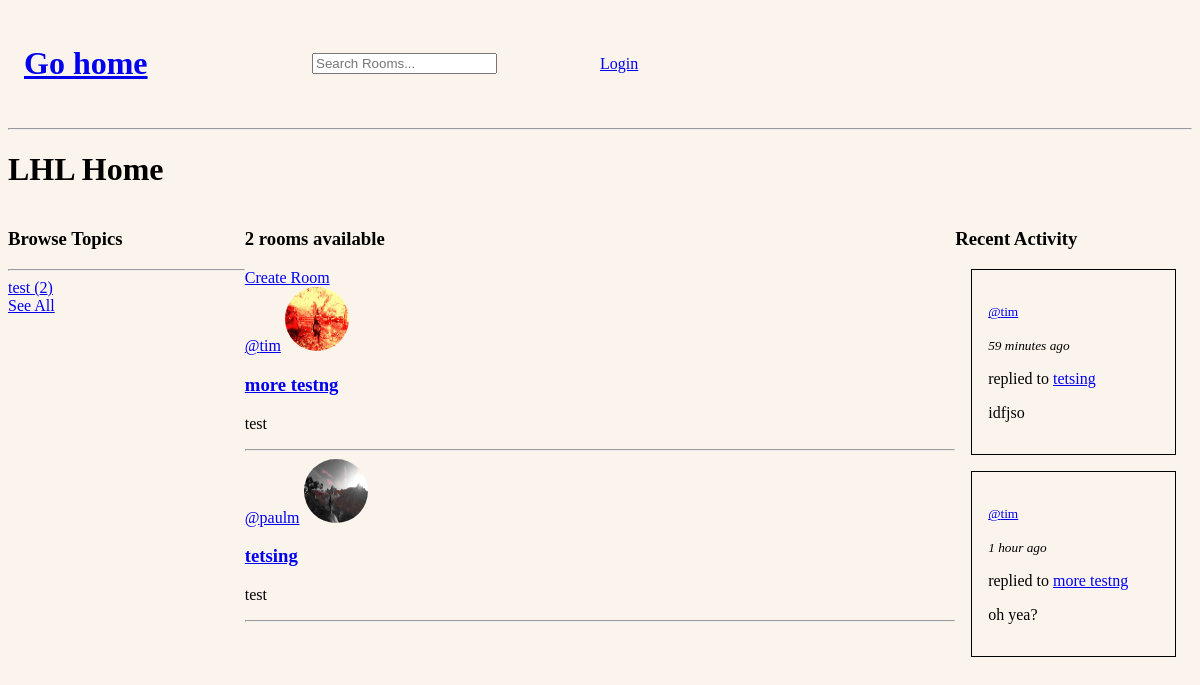
The page / on the database its author committed.
### base/models.py (models this page shows, shortened)
class Topic(models.Model):
    name = models.CharField(max_length=200)

class Room(models.Model):
    host = models.ForeignKey(User, on_delete=models.SET_NULL, null=True)
    topic =  models.ForeignKey(Topic, on_delete=models.SET_NULL, null=True)
    name = models.CharField(max_length=200)
    desc = models.TextField(null=True, blank=True)
    participants = models.ManyToManyField(User, related_name="participants", blank=True)
    updated = models.DateTimeField(auto_now=True)
    created = models.DateTimeField(auto_now_add=True)
    class Meta:
        ordering = ["-updated", "-created"]
    def __str__(self):
        return str(self.name)

class User(AbstractUser):
    username = models.CharField(unique=True, max_length=200, null=True)
    email = models.EmailField(unique=True, null=True)
    bio = models.TextField(null=True)
    avatar = models.ImageField(null=True, default="sens.jpg")
    USERNAME_FIELD = "username"
    REQUIRED_FIELDS = []

class Message(models.Model):
    user = models.ForeignKey(User, on_delete=models.CASCADE)
    room = models.ForeignKey(Room, on_delete=models.CASCADE)
    body = models.TextField()
    updated = models.DateTimeField(auto_now=True)
    created = models.DateTimeField(auto_now_add=True)

### base/views.py (the view)
# urls.py: path("", views.home, name="home"),
def home(req):
    q = req.GET.get("q") if req.GET.get("q") != None else ""
    rooms = Room.objects.filter(
        Q(topic__name__icontains=q) |
        Q(name__icontains=q) |
        Q(desc__icontains=q))
    topics = Topic.objects.all()
    limit_topics = Topic.objects.all()[:3] # limit only 3 topics to home. users can click "see all" to view all available topics on another page
    room_count = rooms.count()
    latest = Message.objects.filter(Q(room__topic__name__icontains=q)).order_by("-updated")[:3]
    context = {"rooms": rooms, "topics": topics, "room_count": room_count, "latest": latest, "limit_topics": limit_topics}
    return render(req, "base/home.html", context)

### base/templatetags/rounded_timesince.py (called while the page is built)
@register.filter
def rounded_timesince(value):
    if not value:
        return ""
    now = timezone.now()
    if timezone.is_naive(value):
        value = timezone.make_aware(value)
    delta = now - value
    seconds = delta.total_seconds()
    if seconds < 3600:
        minutes = int(seconds // 60)
        return f"{minutes} minute{'s' if minutes != 1 else ''} ago"
    elif seconds < 86400:
        hours = int(seconds // 3600)
        return f"{hours} hour{'s' if hours != 1 else ''} ago"
    elif seconds < 604800:
        days = int(seconds // 86400)
        return f"{days} day{'s' if days != 1 else ''} ago"
    elif seconds < 2592000:
        weeks = int(seconds // 604800)
        return f"{weeks} week{'s' if weeks != 1 else ''} ago"
    else:
        months = int(seconds // 2592000)
        return f"{months} month{'s' if months != 1 else ''} ago"

### base/templates/base/home.html
{% extends "main.html" %} {% block content %}
<h1>LHL Home</h1>
<div class="home-container">
	<div>{% include "base/topics-component.html" %}</div>
	<div>
		<h3>{{room_count}} rooms available</h3>
		<a href="{% url 'create-room' %}">Create Room</a>
		{% include "base/feed-component.html" %}
	</div>
	<div>
		<h3>Recent Activity</h3>
		{% include "base/activity-component.html" %}
	</div>
</div>
{% endblock content %}

### base/templates/base/topics-component.html
<h3>Browse Topics</h3>
<hr />
{% for topic in limit_topics %}
<div>
	<a href="{% url 'home' %}?q={{topic.name}}"
		>{{topic.name}} ({{topic.room_set.all.count}})</a
	>
</div>
{% endfor %}
<div>
	<a href="{% url 'see-all-topics' %}">See All</a>
</div>

### base/templates/base/feed-component.html (shortened to what this page needs)
{% for room in rooms %}
<div>
	<div>
		<a href="{% url 'user-profile' room.host.id %}"
			>@{{room.host.username}}</a
		>
		<img
			alt="@{{user.username}}'s' profile picture"
			src="{{room.host.avatar.url}}" />
	</div>
	<h3>
		<a href="{% url 'room' room.id %}">{{room.name}}</a>
	</h3>
	<p>{{room.topic.name}}</p>
	<hr />
</div>
{% endfor %}

### base/templates/base/activity-component.html (shortened to what this page needs)
{% load rounded_timesince %} {% for message in latest %}
<div class="latest-card">
	<p>
		<small>
			<a href="{% url 'user-profile' message.user.id %}">
				@{{message.user}}</a
			></small
		>
	</p>
	<small>
		<i> {{message.created|rounded_timesince}}</i>
	</small>
	<p>
		replied to
		<a href="{% url 'room' message.room.id %}">{{message.room}}</a>
	</p>
	{% if message.body|length < 50 %}
	<p>{{message.body}}</p>
	{% else %}
	<p>{{message.body|slice:":50"}}...</p>
	{% endif %}
</div>
{% endfor %}

### static/styles/main.css (style rules this page uses)
body { background-color: #fbf4ed; }
img { width: 4rem; height: 4rem; border-radius: 2rem; }
.home-container { display: grid; grid-template-columns: 1fr 3fr 1fr; }
.latest-card { border: black 0.1rem solid; margin: 1rem; padding: 1rem; }

### rows shown on the page
Topic: name "test", room_set.all.count "2"
Room: host.username "tim", host.avatar (picture), name "more testng", topic.name "test"
Room: host.username "paulm", host.avatar (picture), name "tetsing", topic.name "test"
Message: user "tim", created "59 minutes ago", room "tetsing", body "idfjso"
Message: user "tim", created "1 hour ago", room "more testng", body "oh yea?"

### other values the page prints
{{ room_count }} "2"
